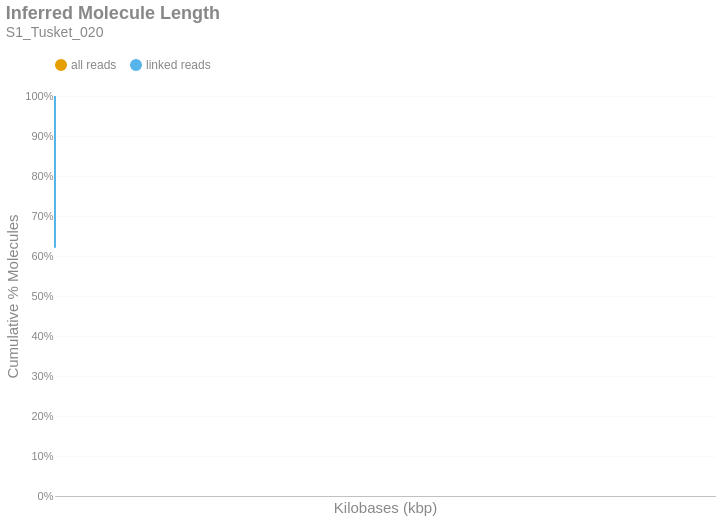

The cell this chart's notebook holds for it:
### Markdown cell above
### Inferred Molecule Length
This is the cumulative frequency distribution of molecule lengths inferred from the first and last alignment positions along a contig for all alignments associated with a single linked-read barcode on a given contig.There are two distributions: one with `all` the alignments (yellow) and another with only `linked reads` (blue). The percent of molecules in the `linked reads` distribution is relative to the total number of linked molecules.

### Code cell
if SKIPLR:
    print_html(f"Skipped")
else:
    binned_df = consolidated_hist(valids['length_inferred']/1000, mask, 10, True)
    binned_df = binned_df.with_columns(
        pl.when(pl.col('bin').cast(pl.Utf8) == '0').then(pl.lit('1')).otherwise(pl.col('bin').cast(pl.Utf8)).alias('bin')
    )
    with SafeRender(binned_df):
        (
            density_plot(binned_df, 'Inferred Molecule Length', samplename, 'inferredlen')
            .transform_calculate(bin_kb='datum.bin / 1000')
            .encode(
                x=alt.X('bin_kb:Q', title="Kilobases (kbp)").scale(type='log', padding=0).axis(labelAngle=-40),
                y=alt.Y('value:Q', title='Cumulative % Molecules')
                    .axis(format='%')
                    .stack(False)
                    .scale(domainMin=0, domainMax=1,padding=0),
                color=alt.Color("key:N").scale(domain = ["all reads", "linked reads"]),
                tooltip = [
                    alt.Tooltip("key:N", title = "Data Type"),
                    alt.Tooltip("range_label:N", title="Kilobases"),
                    alt.Tooltip("value:Q", format = ".2%", title="% Molecules (Cum.)")
                ]
            )
        ).display()

### Figure 1 — Vega-Lite specification as saved in the notebook (floating-point values rounded to 4 significant figures)
{"width": "container", "height": 400, "config": {"title": {"anchor": "start", "dy": -15, "fontSize": 18, "color": "#888888", "subtitleColor": "#888888", "subtitleFontSize": 14}, "arc": {"fill": "#0072B2"}, "axis": {"domainColor": "#888888", "domainWidth": 0.5, "gridWidth": 0.2, "grid": false, "titleFontWeight": 400, "titleFontSize": 15, "labelFontSize": 11, "labelColor": "#888888", "tickColor": "#888888", "tickWidth": 0.2, "titleColor": "#888888"}, "axisBand": {"grid": false}, "axisX": {"grid": true, "tickSize": 10, "domainCap": "round"}, "axisY": {"domain": false, "grid": true, "tickSize": 0, "domainCap": "round"}, "background": "transparent", "header": {"labelFontSize": 15, "labelColor": "#888888", "titleFontSize": 15, "titleFontWeight": 600, "titleColor": "#888888"}, "legend": {"labelFont": "sans-serif", "labelFontSize": 12, "labelColor": "#888888", "symbolSize": 100, "symbolType": "circle", "titleFontSize": 12, "titlePadding": 10, "titleColor": "#888888", "title": null, "orient": "top"}, "range": {"category": ["#E69F00", "#56B4E9", "#009E73", "#F0E442", "#0072B2", "#D55E00", "#CC79A7", "#000000"], "diverging": ["#cfe8f3", "#a2d4ec", "#73bfe2", "#46abdb", "#1696d2", "#12719e"]}, "area": {"fill": "#0072B2", "fillOpacity": 0.7, "line": true, "strokeOpacity": 0.7}, "line": {"color": "#0072B2", "stroke": "#0072B2", "strokeWidth": 2}, "trail": {"color": "#0072B2", "stroke": "#0072B2", "strokeWidth": 0, "size": 1}, "point": {"filled": true, "fillOpacity": 1.0, "size": 95}, "text": {"color": "#888888", "fontSize": 11, "align": "right", "fontWeight": 400, "size": 11}, "bar": {"fill": "#0072B2", "stroke": null}, "view": {"stroke": null, "continuousWidth": 660, "continuousHeight": 400}}, "data": {"name": "data-cf2a6d1b55f059548826c3d4521ec543"}, "mark": {"type": "line", "interpolate": "monotone", "point": {"opacity": 0, "size": 275}}, "encoding": {"color": {"field": "key", "scale": {"domain": ["all reads", "linked reads"]}, "type": "nominal"}, "tooltip": [{"field": "key", "title": "Data Type", "type": "nominal"}, {"field": "range_label", "title": "Kilobases", "type": "nominal"}, {"field": "value", "format": ".2%", "title": "% Molecules (Cum.)", "type": "quantitative"}], "x": {"axis": {"labelAngle": -40}, "field": "bin_kb", "scale": {"type": "log", "padding": 0}, "title": "Kilobases (kbp)", "type": "quantitative"}, "y": {"axis": {"format": "%"}, "field": "value", "scale": {"domainMin": 0, "domainMax": 1, "padding": 0}, "stack": false, "title": "Cumulative % Molecules", "type": "quantitative"}}, "params": [{"name": "param_c36ac31b6afebe62", "select": {"type": "point", "fields": ["key"]}, "bind": "legend"}], "title": {"text": "Inferred Molecule Length", "subtitle": "S1_Tusket_020"}, "transform": [{"fold": ["all reads (cumsum)", "linked reads (cumsum)"]}, {"calculate": "replace(datum.key, ' (cumsum)', '')", "as": "key"}, {"filter": {"param": "param_c36ac31b6afebe62"}}, {"calculate": "datum.bin / 1000", "as": "bin_kb"}], "usermeta": {"embedOptions": {"downloadFileName": "S1_Tusket_020.inferredlen"}}, "$schema": "https://vega.github.io/schema/vega-lite/v6.1.0.json", "datasets": {"data-cf2a6d1b55f059548826c3d4521ec543": [{"bin": "0.0", "interval": "0.0-10.0", "all reads": 0.9546, "linked reads": 0.6204, "all reads (cumsum)": 0.9546, "linked reads (cumsum)": 0.6204, "range_label": "0-9"}, {"bin": "10.0", "interval": "10.0-20.0", "all reads": 0.02214, "linked reads": 0.1846, "all reads (cumsum)": 0.9768, "linked reads (cumsum)": 0.805, "range_label": "10-19"}, {"bin": "20.0", "interval": "20.0-30.0", "all reads": 0.01222, "linked reads": 0.1026, "all reads (cumsum)": 0.989, "linked reads (cumsum)": 0.9076, "range_label": "20-29"}, {"bin": "30.0", "interval": "30.0-40.0", "all reads": 0.006483, "linked reads": 0.05434, "all reads (cumsum)": 0.9955, "linked reads (cumsum)": 0.962, "range_label": "30-39"}, {"bin": "40.0", "interval": "40.0-50.0", "all reads": 0.00338, "linked reads": 0.02803, "all reads (cumsum)": 0.9988, "linked reads (cumsum)": 0.99, "range_label": "40-49"}, {"bin": "50.0", "interval": "50.0-60.0", "all reads": 0.0007611, "linked reads": 0.006543, "all reads (cumsum)": 0.9996, "linked reads (cumsum)": 0.9965, "range_label": "50-59"}, {"bin": "60.0", "interval": "60.0-70.0", "all reads": 0.0002349, "linked reads": 0.002041, "all reads (cumsum)": 0.9998, "linked reads (cumsum)": 0.9986, "range_label": "60-69"}, {"bin": "70.0", "interval": "70.0-80.0", "all reads": 9.723e-05, "linked reads": 0.000844, "all reads (cumsum)": 0.9999, "linked reads (cumsum)": 0.9994, "range_label": "70-79"}, {"bin": "80.0", "interval": "80.0-90.0", "all reads": 3.725e-05, "linked reads": 0.0003223, "all reads (cumsum)": 1.0, "linked reads (cumsum)": 0.9997, "range_label": "80-89"}, {"bin": "90.0", "interval": "90.0-100.0", "all reads": 1.869e-05, "linked reads": 0.0001593, "all reads (cumsum)": 1.0, "linked reads (cumsum)": 0.9999, "range_label": "90-99"}, {"bin": "100.0", "interval": "100.0-110.0", "all reads": 6.557e-06, "linked reads": 5.716e-05, "all reads (cumsum)": 1.0, "linked reads (cumsum)": 1.0, "range_label": "100-109"}, {"bin": "110.0", "interval": "110.0-120.0", "all reads": 2.511e-06, "linked reads": 2.189e-05, "all reads (cumsum)": 1.0, "linked reads (cumsum)": 1.0, "range_label": "110-119"}, {"bin": "120.0", "interval": "120.0-130.0", "all reads": 9.765e-07, "linked reads": 7.297e-06, "all reads (cumsum)": 1.0, "linked reads (cumsum)": 1.0, "range_label": "120-129"}, {"bin": "130.0", "interval": "130.0-140.0", "all reads": 6.975e-07, "linked reads": 6.081e-06, "all reads (cumsum)": 1.0, "linked reads (cumsum)": 1.0, "range_label": "130-139"}, {"bin": "140.0", "interval": "140.0-150.0", "all reads": 1.395e-07, "linked reads": 1.216e-06, "all reads (cumsum)": 1.0, "linked reads (cumsum)": 1.0, "range_label": "140-149"}, {"bin": "150.0", "interval": "150.0-160.0", "all reads": 1.395e-07, "linked reads": 1.216e-06, "all reads (cumsum)": 1.0, "linked reads (cumsum)": 1.0, "range_label": "150-159"}]}}
